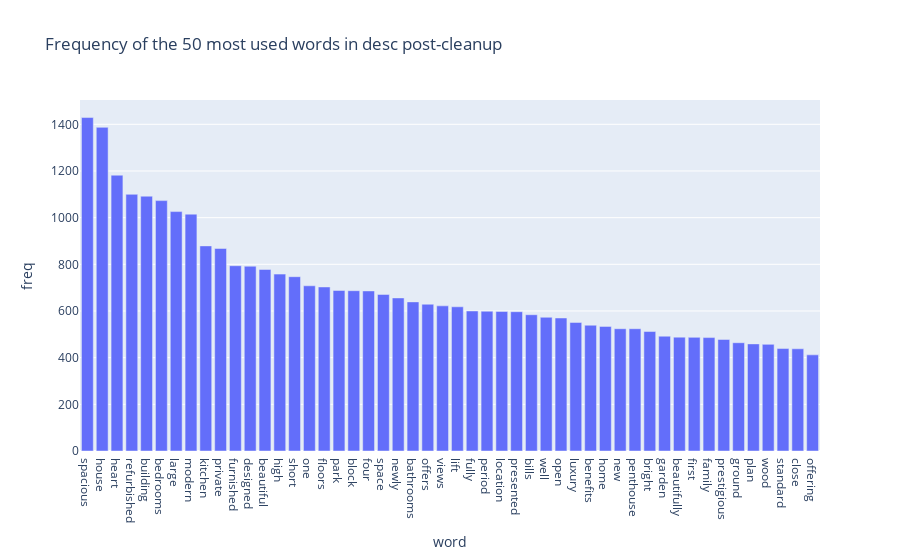

The code cell stored with this chart in its notebook:
### Code cell
fig = px.bar(count_df[0:50], 
             x='word', 
             y='freq',
            title='Frequency of the 50 most used words in desc post-cleanup')
fig.show()

### Figure 1 — Plotly figure (JSON) as saved in the notebook; plotly's stock layout.template omitted (floating-point values rounded to 4 significant figures)
{"data": [{"alignmentgroup": "True", "hovertemplate": "word=%{x}<br>freq=%{y}<extra></extra>", "legendgroup": "", "marker": {"color": "#636efa"}, "name": "", "offsetgroup": "", "orientation": "v", "showlegend": false, "textposition": "auto", "type": "bar", "x": ["spacious", "house", "heart", "refurbished", "building", "bedrooms", "large", "modern", "kitchen", "private", "furnished", "designed", "beautiful", "high", "short", "one", "floors", "park", "block", "four", "space", "newly", "bathrooms", "offers", "views", "lift", "fully", "period", "location", "presented", "bills", "well", "open", "luxury", "benefits", "home", "new", "penthouse", "bright", "garden", "beautifully", "first", "family", "prestigious", "ground", "plan", "wood", "standard", "close", "offering"], "xaxis": "x", "y": [1429, 1387, 1182, 1100, 1092, 1073, 1026, 1015, 879, 868, 794, 792, 778, 758, 747, 708, 703, 688, 687, 686, 671, 656, 639, 629, 622, 618, 600, 599, 598, 597, 584, 573, 570, 551, 539, 534, 524, 524, 512, 492, 488, 487, 486, 478, 464, 459, 457, 439, 438, 412], "yaxis": "y"}], "layout": {"barmode": "relative", "legend": {"tracegroupgap": 0}, "title": {"text": "Frequency of the 50 most used words in desc post-cleanup"}, "xaxis": {"anchor": "y", "domain": [0, 1], "title": {"text": "word"}}, "yaxis": {"anchor": "x", "domain": [0, 1], "title": {"text": "freq"}}}}
